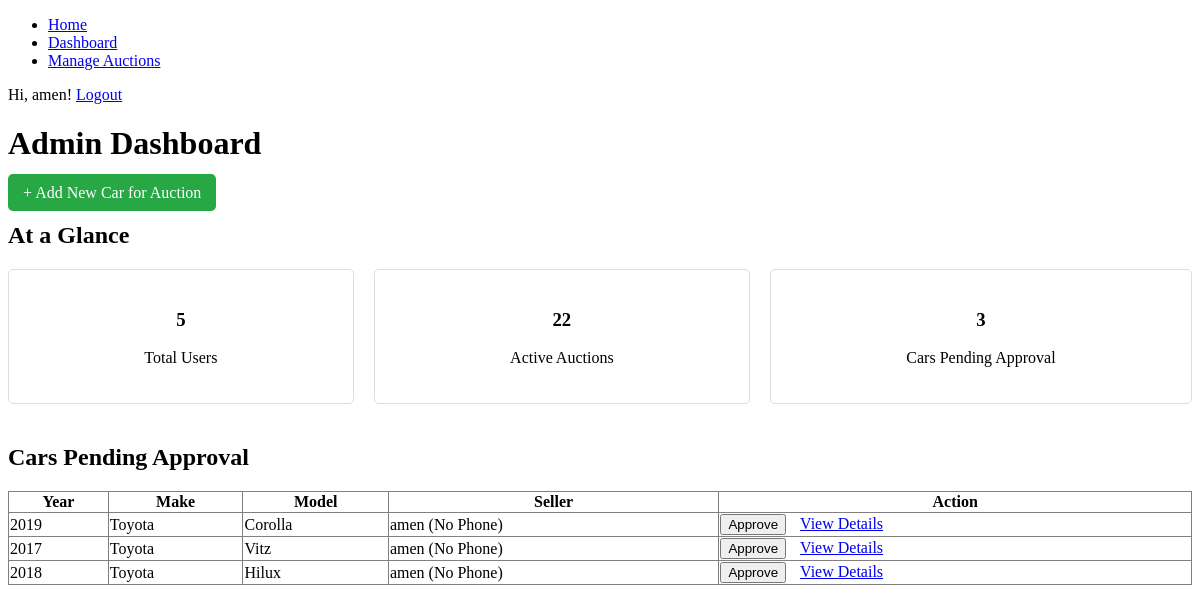
The app's page /admin/dashboard (signed in) with its own data.
### models/user.py (models this page shows, shortened)
class User(UserMixin, db.Model):
    id = db.Column(db.Integer, primary_key=True)
    username = db.Column(db.String(64), index=True, unique=True, nullable=False)
    email = db.Column(db.String(120), index=True, unique=True, nullable=False)
    phone_number = db.Column(db.String(20), nullable=True)
    password_hash = db.Column(db.String(128))
    is_admin = db.Column(db.Boolean, default=False)
    cars = db.relationship('Car', backref='owner', lazy='dynamic')
    bids = db.relationship('Bid', backref='bidder', lazy='dynamic')

### models/car.py (models this page shows, shortened)
class Car(db.Model):
    id = db.Column(db.Integer, primary_key=True)
    make = db.Column(db.String(64), nullable=False)
    model = db.Column(db.String(64), nullable=False)
    year = db.Column(db.Integer, nullable=False)
    description = db.Column(db.Text, nullable=True)
    image_url = db.Column(db.String(200), nullable=True)
    owner_id = db.Column(db.Integer, db.ForeignKey('user.id'), nullable=False)
    service_history_url = db.Column(db.String(200), nullable=True)
    inspection_report_url = db.Column(db.String(200), nullable=True)
    is_approved = db.Column(db.Boolean, default=False, nullable=False)
    transmission = db.Column(db.String(50))
    drivetrain = db.Column(db.String(50))
    mileage = db.Column(db.Integer)
    fuel_type = db.Column(db.String(50))
    auction = db.relationship('Auction', backref='car', uselist=False) # One-to-one

### routes/admin.py (the view)
@admin_bp.route('/dashboard')
@login_required
@admin_required
def dashboard():
    unapproved_cars = Car.query.filter_by(is_approved=False).all()
    stats = {
        'user_count': User.query.count(),
        'active_auction_count': Auction.query.join(Car).filter(Car.is_approved == True, Auction.end_time > datetime.utcnow()).count(),
        'pending_approval_count': len(unapproved_cars)
    }
    return render_template('dashboard.html', cars=unapproved_cars, stats=stats)

### routes/admin.py (called while the page is built)
def admin_required(f):
    @wraps(f)
    def decorated_function(*args, **kwargs):
        if not current_user.is_authenticated or not current_user.is_admin:
            abort(403) # Forbidden
        return f(*args, **kwargs)
    return decorated_function

### templates/dashboard.html (shortened to what this page needs)
{% extends "base.html" %}
{% block content %}
    <h1>Admin Dashboard</h1>
    <div style="margin-bottom: 20px;">
        <a href="{{ url_for('admin.add_car') }}" style="text-decoration: none; background-color: #28a745; color: white; padding: 10px 15px; border-radius: 5px;">+ Add New Car for Auction</a>
    </div>
    <h2>At a Glance</h2>
    <div class="stat-grid" style="display: flex; gap: 20px; margin-bottom: 40px;">
        <div class="stat-card" style="border: 1px solid #ddd; padding: 20px; text-align: center; flex-grow: 1; border-radius: 5px;">
            <h3>{{ stats.user_count }}</h3>
            <p>Total Users</p>
        </div>
        <div class="stat-card" style="border: 1px solid #ddd; padding: 20px; text-align: center; flex-grow: 1; border-radius: 5px;">
            <h3>{{ stats.active_auction_count }}</h3>
            <p>Active Auctions</p>
        </div>
        <div class="stat-card" style="border: 1px solid #ddd; padding: 20px; text-align: center; flex-grow: 1; border-radius: 5px;">
            <h3>{{ stats.pending_approval_count }}</h3>
            <p>Cars Pending Approval</p>
        </div>
    </div>
    <h2>Cars Pending Approval</h2>
    {% if cars %}
        <table border="1" style="width:100%; border-collapse: collapse;">
            <thead>
                <tr>
                    <th>Year</th>
                    <th>Make</th>
                    <th>Model</th>
                    <th>Seller</th>
                    <th>Action</th>
                </tr>
            </thead>
            <tbody>
                {% for car in cars %}
                <tr>
                    <td>{{ car.year }}</td>
                    <td>{{ car.make }}</td>
                    <td>{{ car.model }}</td>
                    <td>{{ car.owner.username }} ({{ car.owner.phone_number or 'No Phone' }})</td>
                    <td>
                        <form action="{{ url_for('admin.approve_car', car_id=car.id) }}" method="post" style="display:inline;">
                            <button type="submit">Approve</button>
                        </form>
                        <a href="{{ url_for('auctions.auction_detail', auction_id=car.auction.id) }}" style="margin-left: 10px;">View Details</a>
                    </td>
                </tr>
                {% endfor %}
            </tbody>
        </table>
    {% else %}
        <p>No cars are currently pending approval.</p>
    {% endif %}
{% endblock %}

### templates/base.html (shortened to what this page needs)
<!DOCTYPE html>
<html lang="en">
<head>
    <link rel="stylesheet" href="{{ url_for('static', filename='css/style.css') }}">
</head>
<body>
    <nav>
        <ul>
            <li><a href="{{ url_for('main.home') }}">Home</a></li>
            {% if current_user.is_authenticated and current_user.is_admin %}
                <li><a href="{{ url_for('admin.dashboard') }}">Dashboard</a></li>
                <li><a href="{{ url_for('auctions.list_auctions') }}">Manage Auctions</a></li>
            {% elif current_user.is_authenticated %}
                <li><a href="{{ url_for('auctions.list_auctions') }}">All Auctions</a></li>
                <li><a href="{{ url_for('seller.dashboard') }}">Seller Dashboard</a></li>
            {% else %}
                <li><a href="{{ url_for('auctions.list_auctions') }}">All Auctions</a></li>
            {% endif %}
        </ul>
        <div class="nav-right">
            {% if current_user.is_authenticated %}
                <span>Hi, {{ current_user.username }}!</span>
                <a href="{{ url_for('auth.logout') }}" class="nav-button">Logout</a>
            {% else %}
                <a href="{{ url_for('auth.login') }}" class="nav-button">Login</a>
                <a href="{{ url_for('auth.register') }}" class="nav-button">Register</a>
            {% endif %}
        </div>
    </nav>
    <main>
        {% block content %}{% endblock %}
    </main>
</body>
</html>

### records on screen
User: username "amen"
Car: year "2019", make "Toyota", model "Corolla", owner.username "amen", owner "No Phone"
Car: year "2017", make "Toyota", model "Vitz", owner.username "amen", owner "No Phone"
Car: year "2018", make "Toyota", model "Hilux", owner.username "amen", owner "No Phone"

### other values on screen
{{ stats.user_count }} "5"
{{ stats.active_auction_count }} "22"
{{ stats.pending_approval_count }} "3"
